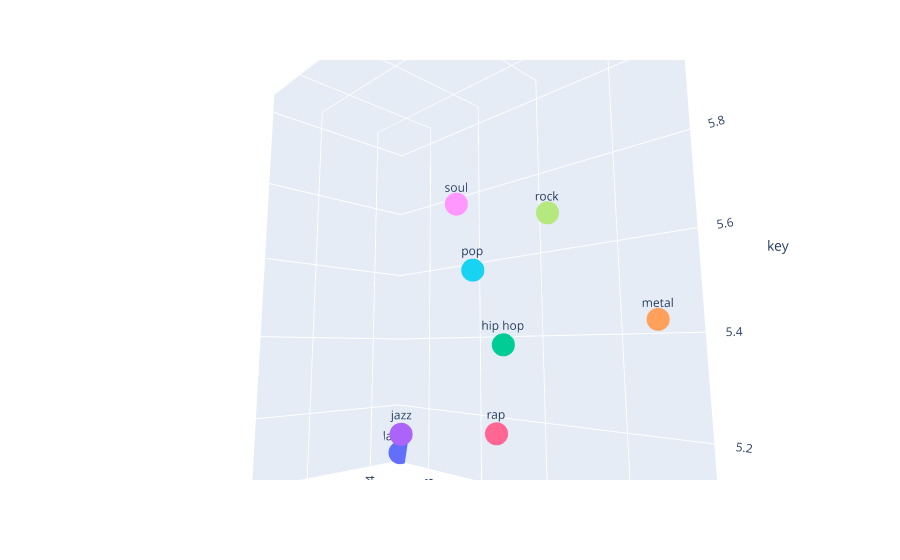

The notebook cell this image was saved under:
### Markdown cell above
## Visualize variance in musical attributes

### Code cell
fig = px.scatter_3d(grouped, x='acousticness', y='danceability',  z='key',color='genre_summary', text='genre_summary')
fig.update_traces(textposition='top center')
fig.update_layout(showlegend=False)
fig.show()

### Figure 1 — Plotly figure (JSON) as saved in the notebook; plotly's stock layout.template omitted (floating-point values rounded to 4 significant figures)
{"data": [{"hovertemplate": "genre_summary=%{text}<br>acousticness=%{x}<br>danceability=%{y}<br>key=%{z}<extra></extra>", "legendgroup": "classical", "marker": {"color": "#636efa", "symbol": "circle"}, "mode": "markers+text", "name": "classical", "scene": "scene", "showlegend": true, "text": ["classical"], "textposition": "top center", "type": "scatter3d", "x": [0.9144], "y": [0.3141], "z": [5.066]}, {"hovertemplate": "genre_summary=%{text}<br>acousticness=%{x}<br>danceability=%{y}<br>key=%{z}<extra></extra>", "legendgroup": "country", "marker": {"color": "#EF553B", "symbol": "circle"}, "mode": "markers+text", "name": "country", "scene": "scene", "showlegend": true, "text": ["country"], "textposition": "top center", "type": "scatter3d", "x": [0.3227], "y": [0.5807], "z": [6.021]}, {"hovertemplate": "genre_summary=%{text}<br>acousticness=%{x}<br>danceability=%{y}<br>key=%{z}<extra></extra>", "legendgroup": "hip hop", "marker": {"color": "#00cc96", "symbol": "circle"}, "mode": "markers+text", "name": "hip hop", "scene": "scene", "showlegend": true, "text": ["hip hop"], "textposition": "top center", "type": "scatter3d", "x": [0.1748], "y": [0.7217], "z": [5.376]}, {"hovertemplate": "genre_summary=%{text}<br>acousticness=%{x}<br>danceability=%{y}<br>key=%{z}<extra></extra>", "legendgroup": "jazz", "marker": {"color": "#ab63fa", "symbol": "circle"}, "mode": "markers+text", "name": "jazz", "scene": "scene", "showlegend": true, "text": ["jazz"], "textposition": "top center", "type": "scatter3d", "x": [0.6512], "y": [0.5252], "z": [5.172]}, {"hovertemplate": "genre_summary=%{text}<br>acousticness=%{x}<br>danceability=%{y}<br>key=%{z}<extra></extra>", "legendgroup": "metal", "marker": {"color": "#FFA15A", "symbol": "circle"}, "mode": "markers+text", "name": "metal", "scene": "scene", "showlegend": true, "text": ["metal"], "textposition": "top center", "type": "scatter3d", "x": [0.06156], "y": [0.4446], "z": [5.42]}, {"hovertemplate": "genre_summary=%{text}<br>acousticness=%{x}<br>danceability=%{y}<br>key=%{z}<extra></extra>", "legendgroup": "pop", "marker": {"color": "#19d3f3", "symbol": "circle"}, "mode": "markers+text", "name": "pop", "scene": "scene", "showlegend": true, "text": ["pop"], "textposition": "top center", "type": "scatter3d", "x": [0.3528], "y": [0.5955], "z": [5.521]}, {"hovertemplate": "genre_summary=%{text}<br>acousticness=%{x}<br>danceability=%{y}<br>key=%{z}<extra></extra>", "legendgroup": "rap", "marker": {"color": "#FF6692", "symbol": "circle"}, "mode": "markers+text", "name": "rap", "scene": "scene", "showlegend": true, "text": ["rap"], "textposition": "top center", "type": "scatter3d", "x": [0.1806], "y": [0.733], "z": [5.25]}, {"hovertemplate": "genre_summary=%{text}<br>acousticness=%{x}<br>danceability=%{y}<br>key=%{z}<extra></extra>", "legendgroup": "rock", "marker": {"color": "#B6E880", "symbol": "circle"}, "mode": "markers+text", "name": "rock", "scene": "scene", "showlegend": true, "text": ["rock"], "textposition": "top center", "type": "scatter3d", "x": [0.2182], "y": [0.5345], "z": [5.62]}, {"hovertemplate": "genre_summary=%{text}<br>acousticness=%{x}<br>danceability=%{y}<br>key=%{z}<extra></extra>", "legendgroup": "soul", "marker": {"color": "#FF97FF", "symbol": "circle"}, "mode": "markers+text", "name": "soul", "scene": "scene", "showlegend": true, "text": ["soul"], "textposition": "top center", "type": "scatter3d", "x": [0.3808], "y": [0.6122], "z": [5.655]}], "layout": {"autosize": true, "legend": {"title": {"text": "genre_summary"}, "tracegroupgap": 0}, "margin": {"t": 60}, "scene": {"aspectmode": "auto", "aspectratio": {"x": 1.221, "y": 0.5996, "z": 1.366}, "camera": {"center": {"x": 0, "y": 0, "z": 0}, "eye": {"x": -1.075, "y": 1.055, "z": -0.2349}, "projection": {"type": "perspective"}, "up": {"x": 0, "y": 0, "z": 1}}, "domain": {"x": [0, 1], "y": [0, 1]}, "xaxis": {"title": {"text": "acousticness"}, "type": "linear"}, "yaxis": {"title": {"text": "danceability"}, "type": "linear"}, "zaxis": {"title": {"text": "key"}, "type": "linear"}}, "showlegend": false}}
